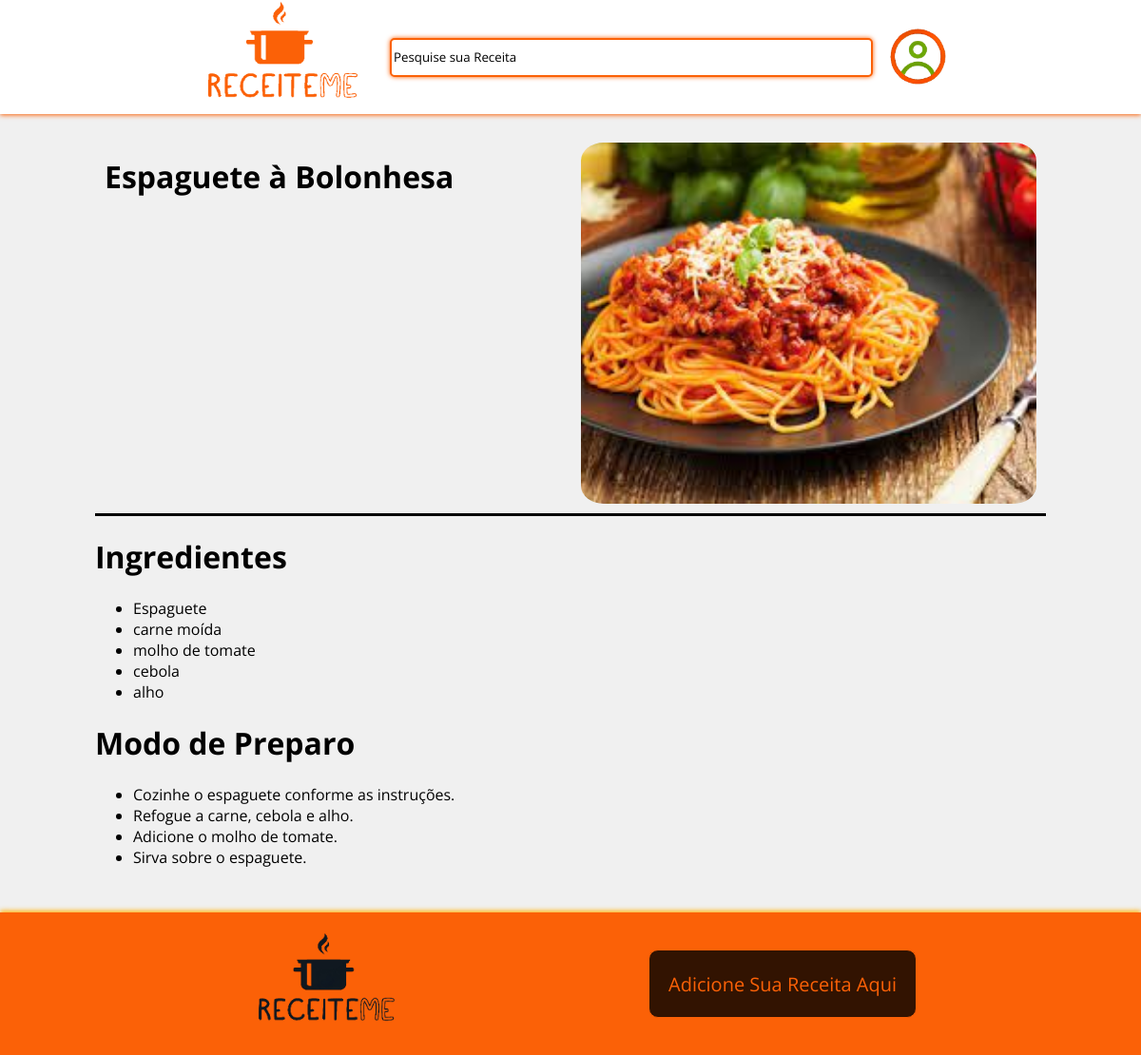
Screenshot of /receita.php?id=4 with the database file from the repository.
### tables this page shows
CREATE TABLE Receita(
    idReceita int(11) PRIMARY KEY AUTO_INCREMENT NOT NULL,
    nomeReceita varchar(150) NOT NULL, 
    ingredientes varchar(1500) NOT NULL,
    modoPreparo varchar(2500) NOT NULL, 
    img varchar(200) NOT NULL,
    categoria int(11),
    status varchar(15) NOT NULL,
    FOREIGN KEY (categoria) REFERENCES Categoria(idCategoria) ON DELETE CASCADE
);

### receita.php (the view, shortened to what this page needs)
<?php
require "Assets/conexao.php";
$id = $_GET["id"];
$comandoDadosReceita = "Select * from receita where idReceita = $id";
$result = mysqli_query($conexao, $comandoDadosReceita) or die(mysqli_error($conexao));
$Receitas = mysqli_fetch_assoc($result);
?>
<!DOCTYPE html>
<html lang="pt-br">
<head>
    <link href="receita.css" rel="stylesheet">
    <link href="fullsite.css" rel="stylesheet">
    <link href="assets/header_footer.css" rel="stylesheet">
</head>
<body>
    <?php
    require "assets/header.php";
    ?>
    <main>
        <div id="conteudo">
            <div id="primeira_linha">
                <div id="coluna_esquerda">
                    <h1><?= $Receitas['nomeReceita'] ?></h1>
                </div>
                <div id="coluna_direita">
                    <img src="<?= $Receitas['img'] ?>" alt="">
                </div>
            </div>
            <div id="linha_ingredientes">
                <h1>Ingredientes</h1>
                <ul>
                    <?php
                    $ingredientes = explode("&", $Receitas["ingredientes"]);
                    foreach ($ingredientes as $ingrediente) {
                        echo "<li>$ingrediente</li>";
                    }
                    ?>
                </ul>
            </div>
            <div id="linha_modopreparo">
                <h1>Modo de Preparo</h1>
                <ul>
                    <?php
                    $modoPreparo = explode("&", $Receitas["modoPreparo"]);
                    foreach ($modoPreparo as $modoPreparo) {
                        echo "<li>$modoPreparo</li>";
                    }
                    ?>
                </ul>
            </div>
        </div>
    </main>
    <?php
    require "assets/footer.php";
    ?>
</body>
</html>

### receita.css (style rules this page uses)
main { display: flex; justify-content: center; z-index: 0; }
div#conteudo { max-width: 1000px; width: 100%; height: auto; min-height: 100vh; padding: 20px 20px 0px 20px; z-index: 1; }
div#primeira_linha { display: flex; width: 100%; height: 400px; border-bottom: 3px solid black; }
div#primeira_linha div#coluna_esquerda { width: 44%; padding: 1%; margin-right: 5%; line-height: 20px; }
div#primeira_linha div#coluna_esquerda h1 { line-height: 30px; }
div#primeira_linha div#coluna_direita { width: 49%; padding: 1%; }
div#primeira_linha div#coluna_direita img { width: 100%; height: 100%; object-fit: cover; border-radius: 5%; }

### fullsite.css (style rules this page uses)
body { margin: 0 auto; font-family: 'Open Sans', sans-serif; width: 100%; height: 100%; display: flex; flex-direction: column; min-height:100vh; background-color: rgba(240, 240, 240, 1); }

### rows the page displays
receita: nomeReceita "Espaguete à Bolonhesa", img (picture), ingredientes "Espaguete", ingredientes "carne moída", ingredientes "molho de tomate", ingredientes "cebola", ingredientes "alho", modoPreparo "Cozinhe o espaguete conforme as instruções.", modoPreparo "Refogue a carne, cebola e alho.", modoPreparo "Adicione o molho de tomate.", modoPreparo "Sirva sobre o espaguete."
